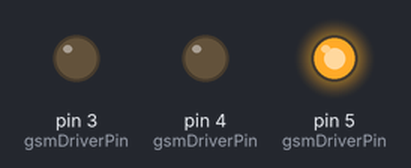
Bench run of a sketch on a simulated Arduino Uno, built with avr-gcc and run on an emulated ATmega328P. Shown: output pins drawn as LEDs (lit = HIGH). What the sketch prints to the serial monitor is not drawn. At 33.0 s the program stops and its outputs stay as they are.

Above: at 0.1 s.
At 2.1 s:
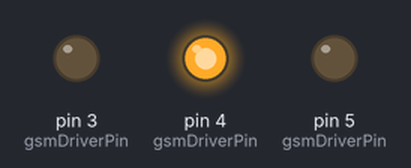
Timing chart, 0 to 3.6 s (numbered marks = the images above):
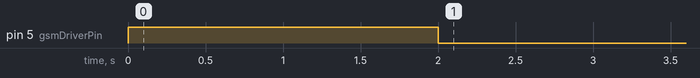

The sketch:

makecall.ino
```cpp
// Product name: GPS/GPRS/GSM Module V3.0
// # Product SKU : TEL0051
// # Version     : 0.1

// # Description:
// # The sketch for driving the gsm mode via the Arduino board

// # Steps:
// #        1. Turn the S1 switch to the Prog(right side)
// #        2. Turn the S2 switch to the Arduino side(left side)
// #        3. Set the UART select switch to middle one.
// #        4. Upload the sketch to the Arduino board
// #        5. Turn the S1 switch to the comm(left side)
// #        6. RST the board

// #        wiki link- http://www.dfrobot.com/wiki/index.php/GPS/GPRS/GSM_Module_V3.0_(SKU:TEL0051)

byte gsmDriverPin[3] = {
  3,4,5};//The default digital driver pins for the GSM and GPS mode
//If you want to change the digital driver pins
//or you have a conflict with D3~D5 on Arduino board,
//you can remove the J10~J12 jumpers to reconnect other driver pins for the module!

void setup()
{
 //Init the driver pins for GSM function
 // for(int i = 0 ; i < 3; i++){
 //   pinMode(gsmDriverPin[i],OUTPUT);
 // }

  pinMode(3, OUTPUT);
  pinMode(4, OUTPUT);
  pinMode(5, OUTPUT);

  digitalWrite(5,HIGH);//Output GSM Timing
  delay(2000);
  digitalWrite(5,LOW);

  digitalWrite(3,LOW);//Enable the GSM mode
  digitalWrite(4,HIGH);//Disable the GPS mode
  delay(2000);
  delay(10000);//call ready
  Serial.begin(9600); //set the baud rate
  delay(5000);
}

void loop()
{
   Serial.println("AT");//Send AT command
   delay(2000);
   Serial.println("AT");
   delay(2000);
  //Make a phone call
   Serial.println("ATD0863257989;");//Change the receiver phone number
   delay(10000);
   Serial.println("ATH");
   while(1);
}
```
